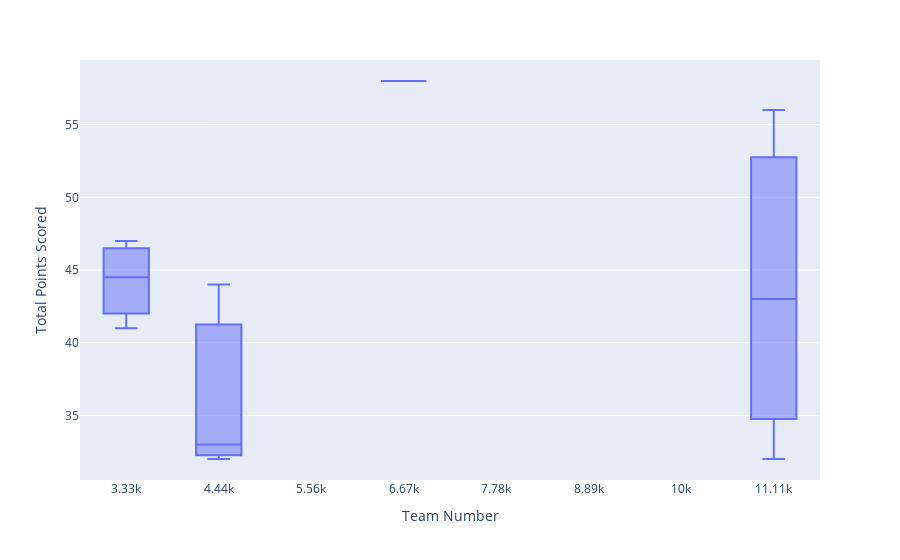

Here is the notebook cell this chart was saved with:
### Code cell
#add team thing
fig = px.box(new_df, x="Team Number", y= "Total Points Scored")
fig.show()

### Figure 1 — Plotly figure (JSON) as saved in the notebook; plotly's stock layout.template omitted (floating-point values rounded to 4 significant figures)
{"data": [{"alignmentgroup": "True", "hovertemplate": "Team Number=%{x}<br>Total Points Scored=%{y}<extra></extra>", "legendgroup": "", "marker": {"color": "#636efa"}, "name": "", "notched": false, "offsetgroup": "", "orientation": "v", "showlegend": false, "type": "box", "x": [3333, 6666, 11111, 4444, 11111, 3333, 4444, 3333, 11111, 3333, 4444], "x0": " ", "xaxis": "x", "y": [43, 58, 32, 44, 43, 47, 32, 41, 56, 46, 33], "y0": " ", "yaxis": "y"}], "layout": {"boxmode": "group", "legend": {"tracegroupgap": 0}, "margin": {"t": 60}, "xaxis": {"anchor": "y", "domain": [0, 1], "title": {"text": "Team Number"}}, "yaxis": {"anchor": "x", "domain": [0, 1], "title": {"text": "Total Points Scored"}}}}
